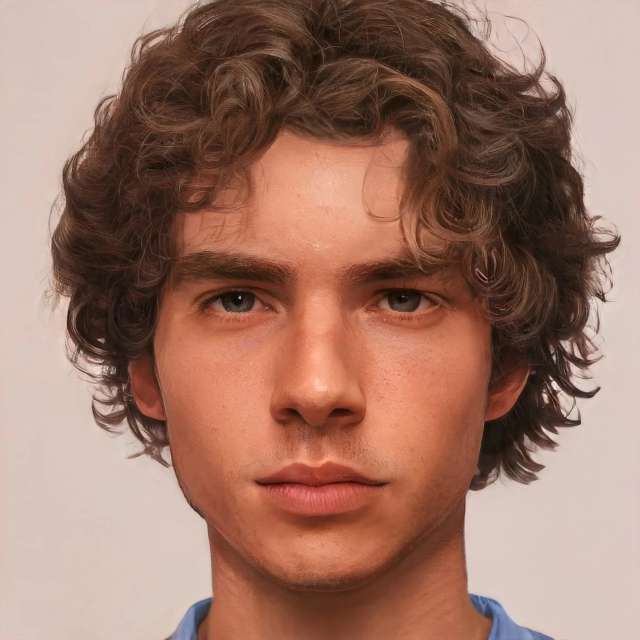
#> input picture MAN.jpg, 1280 x 1280 px (shown at 1/2 size)
$ python rostros.py
#> lines starting #> are read from the running program, lines starting #| are printed output that depends on the picture; after the words box and inside, x2 and y2 are one past the last pixel; in counts of white or black regions, pixels touching at a corner belong together
import os
import sys
import urllib.request
import cv2

BASE = os.path.dirname(os.path.abspath(__file__))
RUTA_DE_IMAGEN = os.path.join(BASE, sys.argv[1] if len(sys.argv) > 1 else "MAN.jpg")
URL_YUNET = ("https://media.githubusercontent.com/media/opencv/opencv_zoo/main/"
             "models/face_detection_yunet/face_detection_yunet_2023mar.onnx")
RUTA_YUNET = os.path.join(BASE, "face_detection_yunet_2023mar.onnx")

def detectar_rostros(gray):
    """Devuelve la Lista de (x, y, w, h)"""
    if hasattr(cv2, "CascadeClassifier"):
        cascada = os.path.join(cv2.data.haarcascades, "haarcascade_frontalface_default.xml")
        clasificador = cv2.CascadeClassifier(cascada)
        if not clasificador.empty():
            return list(clasificador.detectMultiScale(gray, 1.3, 5))
        print("Aviso: no se encontro la cascada de Haar, se usara YuNet.")

    if not os.path.exists(RUTA_YUNET):
        print("Descargando el modelo YuNet (solo si es descargado por primera vez)...")
        urllib.request.urlretrieve(URL_YUNET, RUTA_YUNET)

    detector = cv2.FaceDetectorYN.create(RUTA_YUNET, "", (gray.shape[1], gray.shape[0]), 0.6, 0.3, 5000)

    faces = detector.detect(gray)[1]
    if faces is None:
        return []
    return [(int(f[0]), int(f[1]), int(f[2]), int(f[3])) for f in faces]

img = cv2.imread(RUTA_DE_IMAGEN)
#> img is the input picture: shape (1280, 1280, 3); mean B, G, R 103.7, 118.8, 158.1

if img is None:
    print(f"Error: no se pudo cargar la imagen '{RUTA_DE_IMAGEN}'.")
else:
    gray = cv2.cvtColor(img, cv2.COLOR_BGR2GRAY)
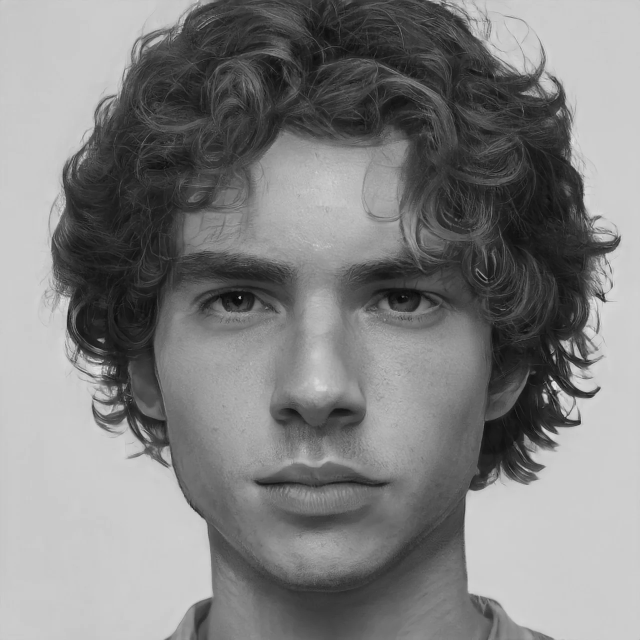
#> gray: shape (1280, 1280) (shown at 1/2 size); min 2, max 239, mean 128.8
    rostros = detectar_rostros(gray)
#> rostros = [[220, 293, 831, 831]]

    for (x, y, w, h) in rostros:
        cv2.rectangle(img, (x, y), (x + w, y + h), (255, 0, 0), 2)
#> this loop made 1 pass
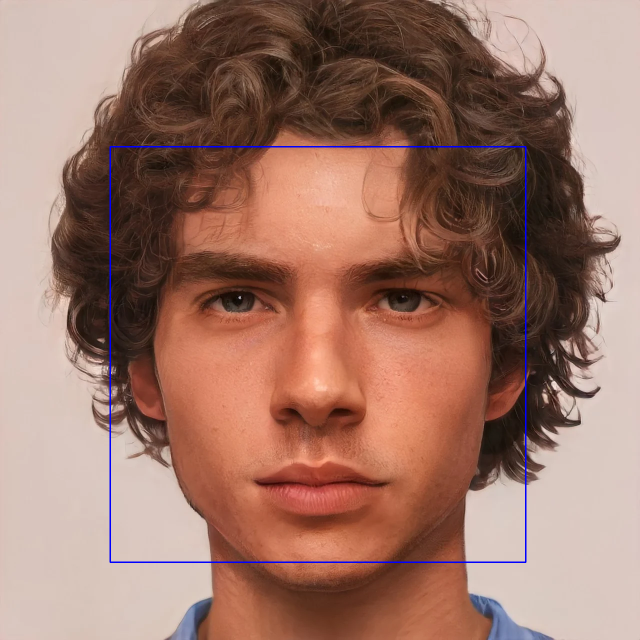
#> img: shape (1280, 1280, 3) (shown at 1/2 size); 0.61% of pixels changed, all inside (x1, y1, x2, y2) = (219, 292, 1053, 1126)

    print(f"Rostros detectados: {len(rostros)}")
#| Rostros detectados: 1

    cv2.imshow("Deteccion de rostros", img)
    cv2.waitKey(0)
    cv2.destroyAllWindows()

$ run again, with FLORES.jpg copied over MAN.jpg
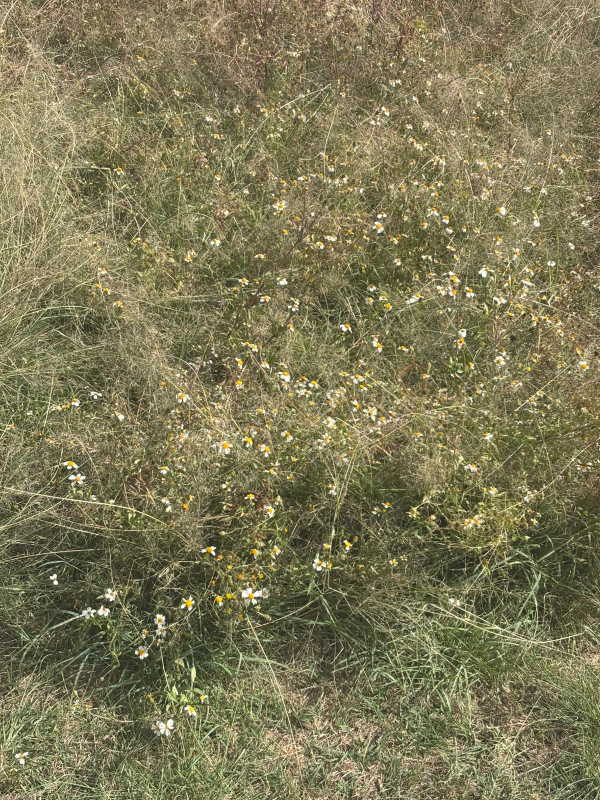
#> input picture FLORES.jpg, 1200 x 1600 px (shown at 1/2 size)
#> img is the input picture: shape (1600, 1200, 3); mean B, G, R 86.3, 121, 126.2
#> `gray = cv2.cvtColor(img, cv2.COLOR_BGR2GRAY)`:
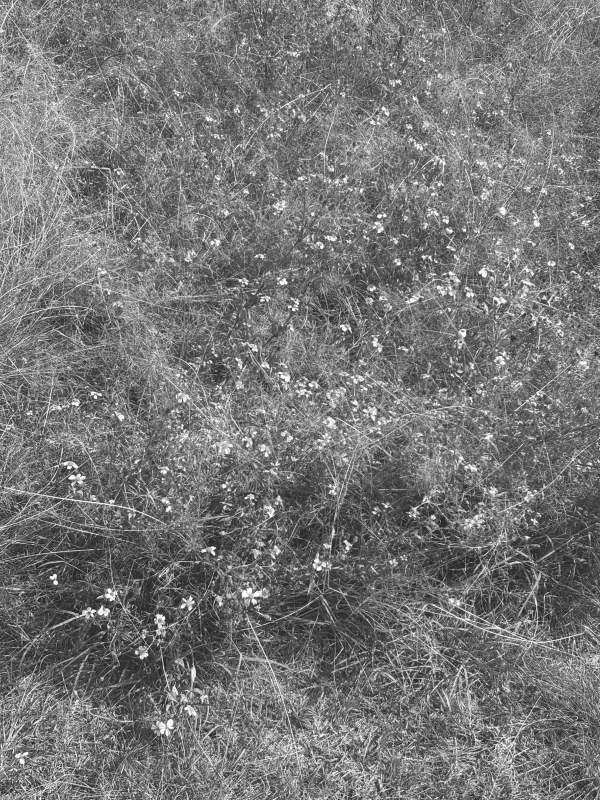
#> gray: shape (1600, 1200) (shown at 1/2 size); min 10, max 255, mean 118.6
#> rostros = []
#| Rostros detectados: 0

$ run again, with JAZ E HIRAM CON H.jpg copied over MAN.jpg
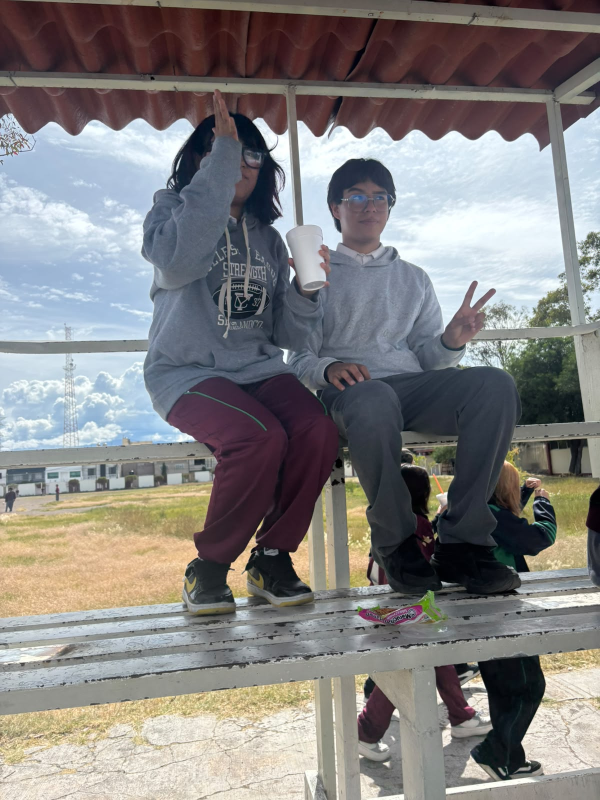
#> input picture JAZ E HIRAM CON H.jpg, 1200 x 1600 px (shown at 1/2 size)
#> img is the input picture: shape (1600, 1200, 3); mean B, G, R 129.3, 129.9, 131.7
#> `gray = cv2.cvtColor(img, cv2.COLOR_BGR2GRAY)`:
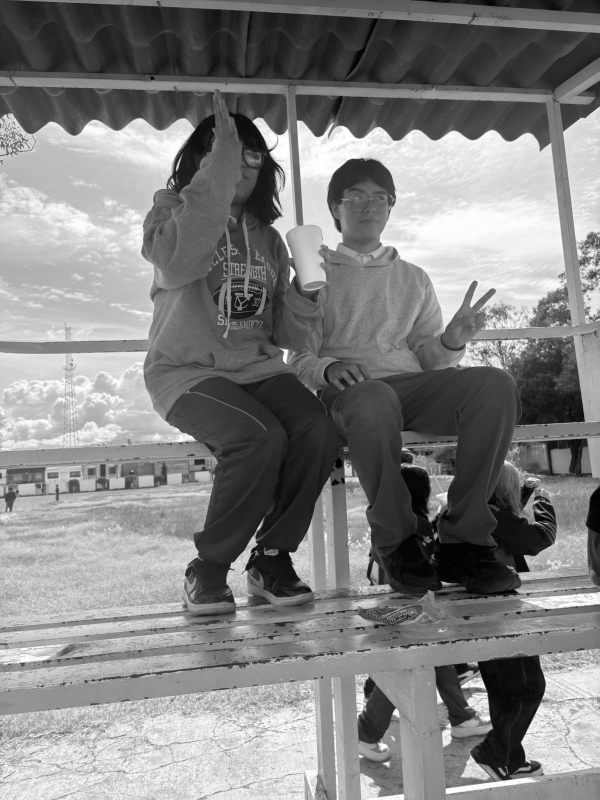
#> gray: shape (1600, 1200) (shown at 1/2 size); min 0, max 255, mean 130.4
#> rostros = []
#| Rostros detectados: 0

$ run again, with JAZ.jpg copied over MAN.jpg
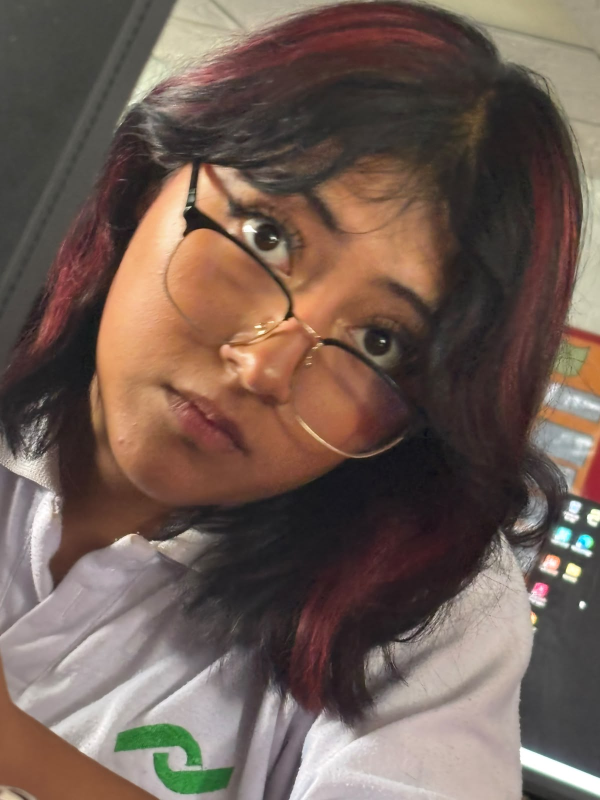
#> input picture JAZ.jpg, 1200 x 1600 px (shown at 1/2 size)
#> img is the input picture: shape (1600, 1200, 3); mean B, G, R 84.5, 93.6, 112.4
#> `gray = cv2.cvtColor(img, cv2.COLOR_BGR2GRAY)`:
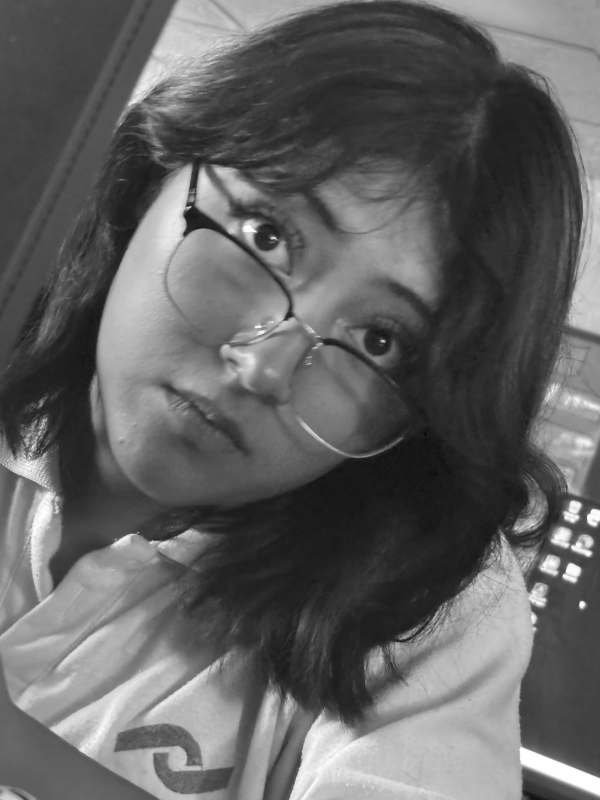
#> gray: shape (1600, 1200) (shown at 1/2 size); min 12, max 255, mean 98.2
#> rostros = [[222, 865, 61, 61]]
#> the loop `for (x, y, w, h) in rostros:` made 1 pass
#| Rostros detectados: 1
